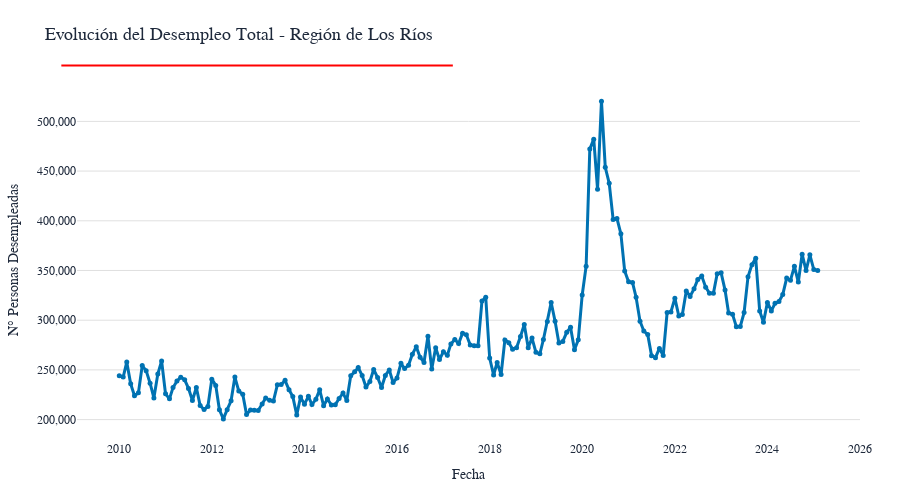

The notebook cell saved with this chart:
### Markdown cell above
## 📈 Evolución del Desempleo Total

En este bloque se realiza la carga, procesamiento y visualización de la serie temporal del desempleo total en la Región de Los Ríos.

- **Carga de datos:** Se importa el dataset consolidado de desocupación.
- **Conversión de fechas:** Se asegura que la columna `periodo` esté en formato datetime para un análisis temporal correcto.
- **Agregación:** Se agrupan los datos por fecha, sumando el total de personas desocupadas en cada periodo.
- **Visualización:** Se genera un gráfico de líneas que muestra la evolución del desempleo total entre 2010 y 2025.

### Code cell
import plotly.graph_objects as go
import pandas as pd
df = pd.read_csv("../data/processed/poblacion_desocupada_combinado.csv")
df["periodo"] = pd.to_datetime(df["periodo"].astype(str).str[:10])
df_total = df.groupby("periodo")["valor"].sum().reset_index()
df_total.rename(columns={"valor": "Desempleo Total"}, inplace=True)
# Paleta accesible para daltonismo (colorblind safe)
colorblind_palette = ['#0072B2']  # Azul accesible
# Crear gráfico Plotly estilo The Economist
fig = go.Figure()
fig.add_trace(go.Scatter(
    x=df_total["periodo"],
    y=df_total["Desempleo Total"],
    mode='lines+markers',
    line=dict(color=colorblind_palette[0], width=3),
    marker=dict(size=5, color=colorblind_palette[0]),
    name='Desempleo Total',
    hovertemplate='<b>Desempleo Total</b><br>Fecha: %{x|%Y-%m}<br>Personas: %{y:,.0f}<extra></extra>'
))
fig.update_layout(
    font=dict(family='Georgia, serif', color='#1e293b'),
    title=dict(font=dict(size=18, family='Georgia, serif', color='#1e293b'), text='Evolución del Desempleo Total - Región de Los Ríos'),
    xaxis=dict(
        title=dict(text='Fecha', font=dict(family='Georgia, serif')),
        tickfont=dict(family='Georgia, serif'),
        showgrid=False,
        zeroline=False
    ),
    yaxis=dict(
        title=dict(text='N° Personas Desempleadas', font=dict(family='Georgia, serif')),
        tickfont=dict(family='Georgia, serif'),
        showgrid=True,
        gridcolor='#e0e0e0',
        zeroline=False
    ),
    legend=dict(font=dict(family='Georgia, serif')),
    plot_bgcolor='white',
    paper_bgcolor='white',
    margin=dict(l=60, r=40, t=80, b=60),
    height=500
)
fig.update_yaxes(tickformat=',')
# Línea horizontal roja un poco más a la derecha y más delgada debajo del título
fig.add_shape(type='line', xref='paper', yref='paper', x0=-0.02, x1=0.48, y0=1.04, y1=1.04, line=dict(color='red', width=2))
fig.show()

### Figure 1 — Plotly figure (JSON) as saved in the notebook; plotly's stock layout.template omitted (floating-point values rounded to 4 significant figures; data arrays with more than 128 entries replaced by an {"elided": "..."} marker saying what was removed)
{"data": [{"hovertemplate": "<b>Desempleo Total</b><br>Fecha: %{x|%Y-%m}<br>Personas: %{y:,.0f}<extra></extra>", "line": {"color": "#0072B2", "width": 3}, "marker": {"color": "#0072B2", "size": 5}, "mode": "lines+markers", "name": "Desempleo Total", "type": "scatter", "x": {"elided": "182 str values"}, "y": {"elided": "182 float values"}}], "layout": {"font": {"color": "#1e293b", "family": "Georgia, serif"}, "height": 500, "legend": {"font": {"family": "Georgia, serif"}}, "margin": {"b": 60, "l": 60, "r": 40, "t": 80}, "paper_bgcolor": "white", "plot_bgcolor": "white", "shapes": [{"line": {"color": "red", "width": 2}, "type": "line", "x0": -0.02, "x1": 0.48, "xref": "paper", "y0": 1.04, "y1": 1.04, "yref": "paper"}], "title": {"font": {"color": "#1e293b", "family": "Georgia, serif", "size": 18}, "text": "Evolución del Desempleo Total - Región de Los Ríos"}, "xaxis": {"showgrid": false, "tickfont": {"family": "Georgia, serif"}, "title": {"font": {"family": "Georgia, serif"}, "text": "Fecha"}, "zeroline": false}, "yaxis": {"gridcolor": "#e0e0e0", "showgrid": true, "tickfont": {"family": "Georgia, serif"}, "tickformat": ",", "title": {"font": {"family": "Georgia, serif"}, "text": "N° Personas Desempleadas"}, "zeroline": false}}}
